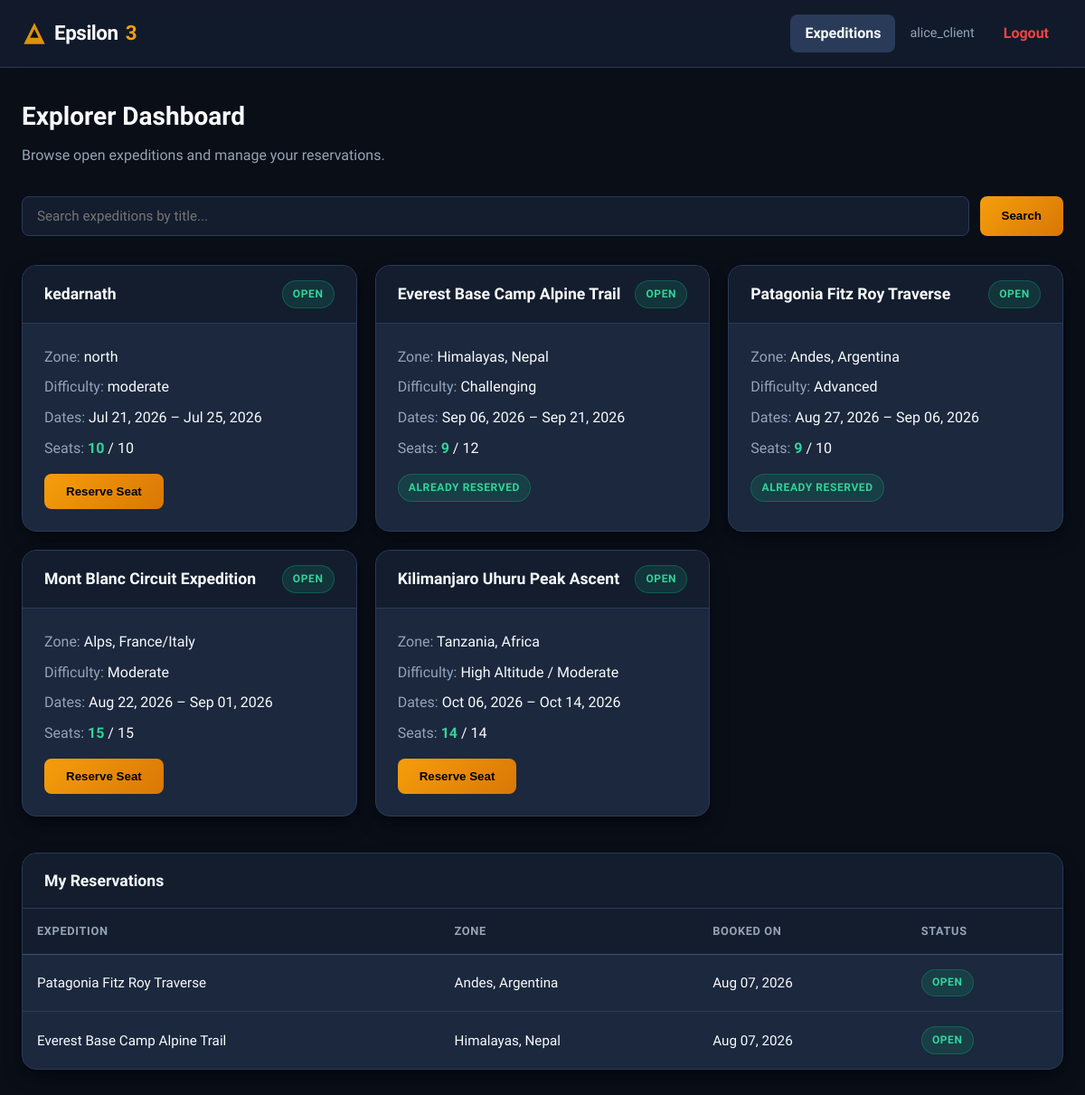
The app's page /portal/dashboard (signed in) with its own data.
### database/models.py (models this page shows, shortened)
class Expedition(db.Model):
    __tablename__ = 'expeditions'
    expedition_id = db.Column(db.Integer, primary_key=True)
    title = db.Column(db.String(200), nullable=False)
    zone = db.Column(db.String(100), nullable=False)
    difficulty_grade = db.Column(db.String(50), nullable=False)
    max_participants = db.Column(db.Integer, nullable=False)
    available_seats = db.Column(db.Integer, nullable=False)
    start_date = db.Column(db.DateTime, nullable=False)
    end_date = db.Column(db.DateTime, nullable=False)
    expedition_status = db.Column(db.String(50), default='Pending Approval', nullable=False)
    lead_guide_id = db.Column(db.Integer, db.ForeignKey('users.user_id'), nullable=True)
    guide = db.relationship(
        'UserAccount',
        backref=db.backref('assigned_expeditions', lazy=True),
        foreign_keys=[lead_guide_id]
    )

class TrekBooking(db.Model):
    __tablename__ = 'bookings'
    booking_id = db.Column(db.Integer, primary_key=True)
    trekker_id = db.Column(db.Integer, db.ForeignKey('users.user_id', ondelete='CASCADE'), nullable=False)
    expedition_id = db.Column(db.Integer, db.ForeignKey('expeditions.expedition_id', ondelete='CASCADE'), nullable=False)
    booked_at = db.Column(db.DateTime, default=datetime.utcnow, nullable=False)
    trekker = db.relationship(
        'UserAccount',
        backref=db.backref('bookings', cascade='all, delete-orphan', lazy=True),
        foreign_keys=[trekker_id]
    )
    expedition = db.relationship(
        'Expedition',
        backref=db.backref('bookings', cascade='all, delete-orphan', lazy=True)
    )

### controllers/client_controller.py (the view)
@client_controller.route('/dashboard')
def explorer_dashboard():
    if not _is_client_logged_in():
        return redirect('/portal/login')
    search_query = request.args.get('q', '').strip()
    query = Expedition.query.filter_by(expedition_status='Open')
    if search_query:
        query = query.filter(Expedition.title.ilike(f'%{search_query}%'))
    available_expeditions = query.all()
    user_reservations = TrekBooking.query.filter_by(trekker_id=session['user_id']).all()
    reserved_exp_ids = [booking.expedition_id for booking in user_reservations]
    return render_template(
        'explorer_panel.html',
        expeditions=available_expeditions,
        my_bookings=user_reservations,
        search_query=search_query,
        reserved_ids=reserved_exp_ids
    )

### controllers/client_controller.py (called while the page is built)
def _is_client_logged_in() -> bool:
    return session.get('user_role') in ('trekker', 'client')

### templates/explorer_panel.html (shortened to what this page needs)
{% extends "base_layout.html" %}
{% block nav_links %}
    <a href="/portal/dashboard" class="nav-link-custom active">Expeditions</a>
{% endblock %}
{% block content %}
<h1 style="margin: 0 0 0.5rem; font-size: 1.75rem;">Explorer Dashboard</h1>
<p class="text-slate" style="margin: 0 0 2rem;">Browse open expeditions and manage your reservations.</p>
<form method="GET" action="/portal/dashboard" style="display: flex; gap: 0.75rem; margin-bottom: 2rem; flex-wrap: wrap;">
    <input class="alpine-input" type="search" name="q" value="{{ search_query or '' }}" placeholder="Search expeditions by title..." style="flex: 1; min-width: 220px;">
    <button type="submit" class="btn-alpine-primary">Search</button>
</form>
<div style="display: grid; grid-template-columns: repeat(auto-fill, minmax(320px, 1fr)); gap: 1.25rem; margin-bottom: 2.5rem;">
    {% for exp in expeditions %}
    <div class="alpine-card">
        <div class="card-header-alpine" style="display: flex; justify-content: space-between; align-items: center; gap: 0.5rem;">
            <span>{{ exp.title }}</span>
            <span class="alpine-badge badge-open">{{ exp.expedition_status }}</span>
        </div>
        <div class="card-body-alpine">
            <p style="margin: 0 0 0.5rem;"><span class="text-slate">Zone:</span> {{ exp.zone }}</p>
            <p style="margin: 0 0 0.5rem;"><span class="text-slate">Difficulty:</span> {{ exp.difficulty_grade }}</p>
            <p style="margin: 0 0 0.5rem;"><span class="text-slate">Dates:</span> {{ exp.start_date.strftime('%b %d, %Y') }} – {{ exp.end_date.strftime('%b %d, %Y') }}</p>
            <p style="margin: 0 0 1rem;"><span class="text-slate">Seats:</span> <strong class="text-emerald">{{ exp.available_seats }}</strong> / {{ exp.max_participants }}</p>
            {% if exp.expedition_id in reserved_ids %}
                <span class="alpine-badge badge-open">Already Reserved</span>
            {% elif exp.available_seats > 0 %}
                <form method="POST" action="/portal/book/{{ exp.expedition_id }}">
                    <button type="submit" class="btn-alpine-primary">Reserve Seat</button>
                </form>
            {% else %}
                <span class="alpine-badge badge-closed">Full</span>
            {% endif %}
        </div>
    </div>
    {% else %}
    <div class="alpine-card" style="grid-column: 1 / -1;">
        <div class="card-body-alpine text-slate">No open expeditions found.</div>
    </div>
    {% endfor %}
</div>
<div class="alpine-card">
    <div class="card-header-alpine">My Reservations</div>
    <div class="card-body-alpine" style="padding: 0; overflow-x: auto;">
        <table class="alpine-table">
            <thead>
                <tr>
                    <th>Expedition</th>
                    <th>Zone</th>
                    <th>Booked On</th>
                    <th>Status</th>
                </tr>
            </thead>
            <tbody>
                {% for booking in my_bookings %}
                <tr>
                    <td>{{ booking.expedition.title }}</td>
                    <td>{{ booking.expedition.zone }}</td>
                    <td>{{ booking.booked_at.strftime('%b %d, %Y') }}</td>
                    <td><span class="alpine-badge badge-open">{{ booking.expedition.expedition_status }}</span></td>
                </tr>
                {% else %}
                <tr>
                    <td colspan="4" class="text-slate">You have no reservations yet.</td>
                </tr>
                {% endfor %}
            </tbody>
        </table>
    </div>
</div>
{% endblock %}

### static/theme_epsilon.css (style rules this page uses)
:root { --bg-body: #090e17; --bg-surface: #131d2e; --bg-card: #1b283d; --bg-card-hover: #21324d; --border-subtle: #293b58; --border-strong: #3b5278; --text-main: #f8fafc; --text-muted: #94a3b8; --text-dim: #64748b; --accent-primary: #f59e0b; --accent-primary-hover: #d97706; --accent-primary-subtle: rgba(245, 158, 11, 0.15); --accent-success: #10b981; --accent-success-subtle: rgba(16, 185, 129, 0.15); --accent-danger: #ef4444; --accent-danger-subtle: rgba(239, 68, 68, 0.15); --accent-info: #38bdf8; --accent-info-subtle: rgba(56, 189, 248, 0.15); --radius-sm: 8px; --radius-md: 12px; --radius-lg: 16px; --shadow-card: 0 10px 25px -5px rgba(0, 0, 0, 0.4), 0 8px 10px -6px rgba(0, 0, 0, 0.3); --shadow-hover: 0 20px 30px -10px rgba(0, 0, 0, 0.6), 0 0 15px rgba(245, 158, 11, 0.15); }
* { box-sizing: border-box; }
body { margin: 0; padding: 0; font-family: 'Plus Jakarta Sans', -apple-system, BlinkMacSystemFont, "Segoe UI", Roboto, sans-serif; background-color: var(--bg-body); color: var(--text-main); line-height: 1.6; min-height: 100vh; display: flex; flex-direction: column; }
.nav-link-custom { color: var(--text-muted); font-weight: 600; text-decoration: none; padding: 0.5rem 1rem; border-radius: var(--radius-sm); transition: all 0.2s ease; }
.nav-link-custom:hover, .nav-link-custom.active { color: var(--text-main); background: var(--border-subtle); }
.alpine-card { background: var(--bg-card); border: 1px solid var(--border-subtle); border-radius: var(--radius-lg); box-shadow: var(--shadow-card); transition: transform 0.25s cubic-bezier(0.16, 1, 0.3, 1), box-shadow 0.25s ease, border-color 0.2s ease; overflow: hidden; }
.card-header-alpine { background: var(--bg-surface); border-bottom: 1px solid var(--border-subtle); padding: 1rem 1.5rem; font-weight: 700; font-size: 1.1rem; }
.card-body-alpine { padding: 1.5rem; }
.alpine-input, .alpine-select { width: 100%; background-color: var(--bg-surface); border: 1px solid var(--border-subtle); color: var(--text-main); padding: 0.75rem 1rem; border-radius: var(--radius-sm); font-family: inherit; font-size: 0.95rem; transition: border-color 0.2s ease, box-shadow 0.2s ease; }
.btn-alpine-primary { background: linear-gradient(135deg, var(--accent-primary), var(--accent-primary-hover)); color: #000; font-weight: 700; border: none; padding: 0.75rem 1.5rem; border-radius: var(--radius-sm); cursor: pointer; transition: all 0.2s ease; display: inline-flex; align-items: center; justify-content: center; gap: 0.5rem; text-decoration: none; }
.alpine-badge { display: inline-block; padding: 0.3rem 0.7rem; border-radius: 9999px; font-size: 0.75rem; font-weight: 700; text-transform: uppercase; letter-spacing: 0.05em; }
.badge-open { background: var(--accent-success-subtle); color: #34d399; border: 1px solid rgba(16, 185, 129, 0.3); }
.alpine-table { width: 100%; border-collapse: separate; border-spacing: 0; margin: 0; }
.alpine-table th { background: var(--bg-surface); color: var(--text-muted); font-weight: 700; font-size: 0.8rem; text-transform: uppercase; letter-spacing: 0.05em; padding: 0.9rem 1rem; text-align: left; border-bottom: 1px solid var(--border-strong); }
.alpine-table td { padding: 1rem; border-bottom: 1px solid var(--border-subtle); color: var(--text-main); font-size: 0.95rem; }
.alpine-table tr:last-child td { border-bottom: none; }
.text-emerald { color: #34d399; }
.text-slate { color: var(--text-muted); }

### records on screen
Expedition: title "kedarnath", expedition_status "OPEN", zone "north", difficulty_grade "moderate", start_date "Jul 21, 2026", end_date "Jul 25, 2026", available_seats "10", max_participants "10"
Expedition: title "Everest Base Camp Alpine Trail", expedition_status "OPEN", zone "Himalayas, Nepal", difficulty_grade "Challenging", start_date "Sep 06, 2026", end_date "Sep 21, 2026", available_seats "9", max_participants "12", shows "ALREADY RESERVED"
Expedition: title "Patagonia Fitz Roy Traverse", expedition_status "OPEN", zone "Andes, Argentina", difficulty_grade "Advanced", start_date "Aug 27, 2026", end_date "Sep 06, 2026", available_seats "9", max_participants "10", shows "ALREADY RESERVED"
Expedition: title "Mont Blanc Circuit Expedition", expedition_status "OPEN", zone "Alps, France/Italy", difficulty_grade "Moderate", start_date "Aug 22, 2026", end_date "Sep 01, 2026", available_seats "15", max_participants "15"
Expedition: title "Kilimanjaro Uhuru Peak Ascent", expedition_status "OPEN", zone "Tanzania, Africa", difficulty_grade "High Altitude / Moderate", start_date "Oct 06, 2026", end_date "Oct 14, 2026", available_seats "14", max_participants "14"
TrekBooking: expedition "Patagonia Fitz Roy Traverse", expedition.zone "Andes, Argentina", booked_at "Aug 07, 2026", expedition.expedition_status "OPEN"
TrekBooking: expedition "Everest Base Camp Alpine Trail", expedition.zone "Himalayas, Nepal", booked_at "Aug 07, 2026", expedition.expedition_status "OPEN"

### other values on screen
{{ session.username }} "alice_client"
